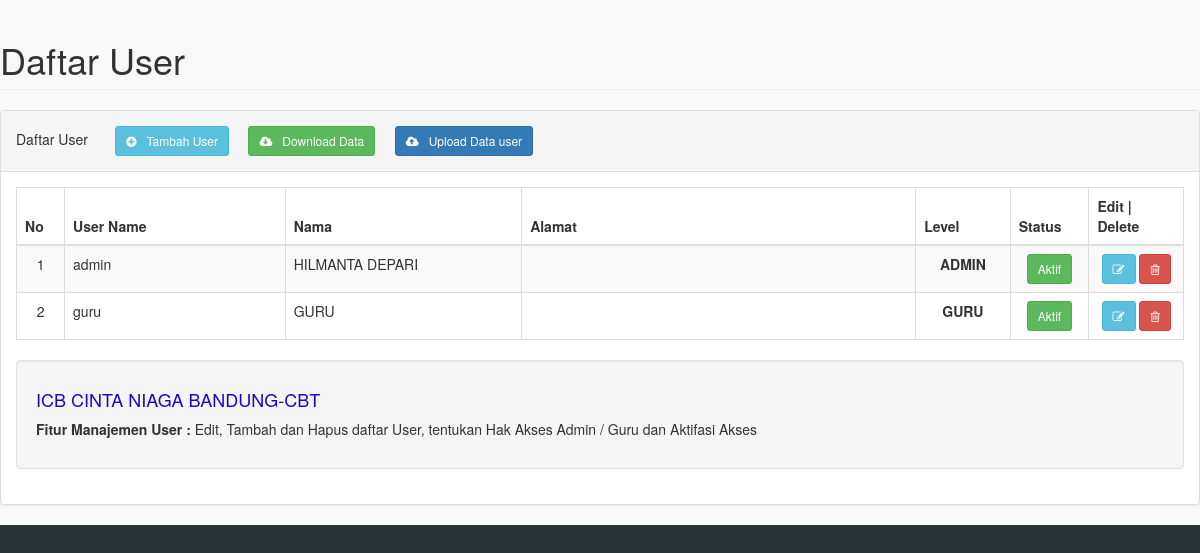
/panel/pages/daftar_user.php (signed in), run on the app's committed database.
### tables this page shows
CREATE TABLE `cbt_user` (
  `Urut` int(11) NOT NULL,
  `Username` varchar(20) NOT NULL,
  `Password` varchar(250) NOT NULL,
  `NIP` varchar(30) NOT NULL,
  `Nama` varchar(200) NOT NULL,
  `Alamat` text NOT NULL,
  `HP` varchar(20) NOT NULL,
  `Faxs` varchar(50) NOT NULL,
  `Email` varchar(100) NOT NULL,
  `login` int(1) NOT NULL,
  `Status` enum('0','1') NOT NULL,
  `XPoto` varchar(50) NOT NULL
);

CREATE TABLE `cbt_admin` (
  `Urut` int(11) NOT NULL,
  `XSekolah` varchar(250) NOT NULL,
  `XTingkat` varchar(3) NOT NULL,
  `XIp` varchar(15) NOT NULL,
  `XAlamat` text NOT NULL,
  `XKec` varchar(50) NOT NULL,
  `XKab` varchar(50) NOT NULL,
  `XProp` varchar(50) NOT NULL,
  `XTelp` varchar(20) NOT NULL,
  `XFax` varchar(20) NOT NULL,
  `XEmail` varchar(250) NOT NULL,
  `XWeb` varchar(200) NOT NULL,
  `XLogo` text NOT NULL,
  `XBanner` varchar(250) NOT NULL,
  `XKepSek` varchar(100) NOT NULL,
  `XAdmin` varchar(100) NOT NULL,
  `XPicAdmin` varchar(250) NOT NULL,
  `XWarna` varchar(10) NOT NULL,
  `XStatus` varchar(1) NOT NULL,
  `XKodeSekolah` varchar(50) NOT NULL,
  `XNIPKepsek` varchar(30) NOT NULL,
  `XNIPAdmin` varchar(30) NOT NULL,
  `XLogin` varchar(50) NOT NULL,
  `XH1` varchar(50) NOT NULL,
  `XH3` varchar(30) NOT NULL,
  `XH2` varchar(50) NOT NULL,
  `XFolderPusat` tinytext NOT NULL COMMENT 'jika folder besmart3 diubah',
  `XLoginUtama` varchar(50) NOT NULL,
  `XeLearning` varchar(50) NOT NULL
);

### config/server.php (called while the page is built, shortened)
<?php
$val = mysql_query('select * from cbt_admin LIMIT 1');
if($val == TRUE){
	$log = mysql_fetch_array($val);
	$skull= $log['XSekolah'];
}else{$skull="UBK/CBT"; date_default_timezone_set("Asia/Jakarta");}

### panel/pages/daftar_user.php (the view, shortened to what this page needs)
<?php
include "../../config/server.php";
?>
<!DOCTYPE html>
<html lang="en">
<head>
    <link href="../vendor/bootstrap/css/bootstrap.min.css" rel="stylesheet">
    <link href="../vendor/metisMenu/metisMenu.min.css" rel="stylesheet">
    <link href="../vendor/datatables-plugins/dataTables.bootstrap.css" rel="stylesheet">
    <link href="../vendor/datatables-responsive/dataTables.responsive.css" rel="stylesheet">
    <link href="../dist/css/sb-admin-2.css" rel="stylesheet">
    <link href="../vendor/font-awesome/css/font-awesome.min.css" rel="stylesheet" type="text/css">
</head>
<body>
            <div class="row">
                <div class="col-lg-12">
                    <h1 class="page-header">Daftar User</h1>
                </div>
            </div>
            <div class="row">
                <div class="col-lg-12">
                    <div class="panel panel-default">
                        <div class="panel-heading">
                            Daftar User &nbsp;&nbsp;&nbsp;&nbsp;&nbsp;
	<a href='#myTam' id='custId' data-toggle='modal' data-id=''>
		<button type="button" class="btn btn-info btn-sm" ><i class="fa fa-plus-circle"></i> &nbsp; Tambah User</button>
	</a> &nbsp;&nbsp;&nbsp;
	<a href="down_excel_user.php" target="_blank">
		<button type="button" class="btn btn-success btn-sm" id="download"> <i class='fa fa-cloud-download  '></i> &nbsp; Download Data</button>
	</a>  &nbsp;&nbsp;&nbsp;
	<a href="?modul=upl_user">
		<button type="button" class="btn btn-primary btn-sm" style="margin-top:5px; margin-bottom:5px"><i class="fa fa-cloud-upload"></i> &nbsp; Upload Data user</i></button>
	</a>
                        </div>
                        <div class="panel-body" >
                            <table width="100%" class="table table-striped table-bordered table-hover" id="dataTables-example" >
                                <thead>
                                    <tr>
										<th width="3%">No</th>
										<th width="14%">User Name</th>
										<th width="15%">Nama</th>
										<th width="25%">Alamat</th>
										<th width="6%">Level</th>
										<th width="4%">Status</th>
										<th width="6%">Edit | Delete</th>
                                 </tr>
                                </thead>
                                <tbody>
								<?php
								$sql = mysql_query("select * from cbt_user order by Urut");
								$no=0;
								while($s = mysql_fetch_array($sql)){
								$stts = $s['Status'];
								$login = $s['login'];
								$no++
								?>
                                    <tr class="odd gradeX">
                                        <td align="center"><?php echo $no; ?></td>
                                        <td><?php echo $s['Username']; ?></td>
                                        <td><?php echo $s['Nama']; ?></td>
										<td><?php echo $s['Alamat']; ?></td>
										<td align="center">
										<?php if($login=="1"){ ?>
										<label>ADMIN</label>
                                        <?php } elseif ($login=="2"){ ?>
                                        <label>GURU</label>
										<?php } else { ?>
                                        <label>Siswa</label>
										<?php } ?>
                                        </td>
                                        <td align="center"><a href="?modul=data_user&aksi1=status&urut=<?php echo $s['Urut']; ?>">
                                        <?php if($stts=="1"){ ?>
										<button type="button" class="btn btn-success btn-sm">Aktif</button></a>
                                        <?php } else { ?>
                                        <button type="button" class="btn btn-default btn-sm">Non Aktif</button></a>
										<?php } ?>
                                        </td>
										<td align="center">
                                        <?php echo "<a href='#myModal' id='custId' data-toggle='modal' data-id=".$s['Urut'].">"; ?>
										<button type="button" class="btn btn-info btn-sm"><i class="fa fa-edit"></i></button></a>
                                        <a href="?modul=data_user&aksi=hapus&urut=<?php echo $s['Urut']; ?>"><button type="button" class="btn btn-danger btn-sm"><i class="fa fa-trash-o "></i></button></a></td>   </td>
                                    </td></tr>
                                <?php } ?>
                                </tbody>
                            </table>
                            <div class="well">
                                <h4><span style="color: #1B06CF;"><?php echo $skull; ?>-CBT</span></h4>
                                <p><b>Fitur Manajemen User :</b> Edit, Tambah dan Hapus daftar User, tentukan Hak Akses Admin / Guru dan Aktifasi Akses </p>
                            </div>
                        </div>
                    </div>
                </div>
            </div>
</body>
</html>

### data on the page
cbt_user: Username "admin", Nama "HILMANTA DEPARI", login "ADMIN", Status "Aktif"
cbt_user: Username "guru", Nama "GURU", login "GURU", Status "Aktif"
cbt_admin: XSekolah "ICB CINTA NIAGA BANDUNG"
